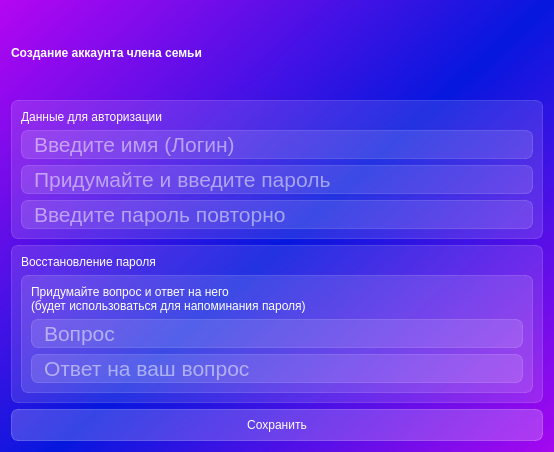
<?xml version="1.0" encoding="UTF-8"?>
<ui version="4.0">
 <class>regDialog</class>
 <widget class="QDialog" name="regDialog">
  <property name="geometry">
   <rect>
    <x>0</x>
    <y>0</y>
    <width>554</width>
    <height>452</height>
   </rect>
  </property>
  <property name="sizePolicy">
   <sizepolicy hsizetype="Fixed" vsizetype="Fixed">
    <horstretch>0</horstretch>
    <verstretch>0</verstretch>
   </sizepolicy>
  </property>
  <property name="windowTitle">
   <string>WalletWise: Family Finance Tracker</string>
  </property>
  <property name="styleSheet">
   <string notr="true">background-color: qlineargradient(spread:reflect, x1:0.549682, y1:0.494, x2:0, y2:0, stop:0 rgba(0, 18, 221, 216), stop:1 rgba(179, 0, 241, 216));
font: 10pt &quot;Bahnschrift SemiLight&quot;;
</string>
  </property>
  <layout class="QVBoxLayout" name="verticalLayout">
   <item>
    <widget class="QLabel" name="label_8">
     <property name="styleSheet">
      <string notr="true">color: rgb(255, 255, 255);
font: 75 24pt &quot;MS Shell Dlg 2&quot;;
background-color: none;
border: none;
font-weight: bold;
</string>
     </property>
     <property name="text">
      <string>Создание аккаунта члена семьи</string>
     </property>
    </widget>
   </item>
   <item>
    <widget class="QFrame" name="passwordFrame">
     <property name="styleSheet">
      <string notr="true">background-color: rgba(255, 255, 255, 30);
border: 1px solid rgba(255, 255, 255, 40);
border-radius: 7px;</string>
     </property>
     <property name="frameShape">
      <enum>QFrame::StyledPanel</enum>
     </property>
     <property name="frameShadow">
      <enum>QFrame::Raised</enum>
     </property>
     <layout class="QVBoxLayout" name="verticalLayout_3">
      <item>
       <widget class="QLabel" name="label">
        <property name="styleSheet">
         <string notr="true">color: rgb(255, 255, 255);
font: 75 20pt &quot;MS Shell Dlg 2&quot;;
background-color: none;
border: none;</string>
        </property>
        <property name="text">
         <string>Данные для авторизации</string>
        </property>
       </widget>
      </item>
      <item>
       <widget class="QLineEdit" name="lineEdit_5">
        <property name="styleSheet">
         <string notr="true">font-size: 16pt;
color:rgb(255, 255, 255);
padding-left: 10px;</string>
        </property>
        <property name="placeholderText">
         <string>Введите имя (Логин)</string>
        </property>
       </widget>
      </item>
      <item>
       <widget class="QLineEdit" name="lineEdit_4">
        <property name="styleSheet">
         <string notr="true">font-size: 16pt;
color:rgb(255, 255, 255);
padding-left: 10px;</string>
        </property>
        <property name="placeholderText">
         <string>Придумайте и введите пароль</string>
        </property>
       </widget>
      </item>
      <item>
       <widget class="QLineEdit" name="lineEdit_3">
        <property name="styleSheet">
         <string notr="true">font-size: 16pt;
color:rgb(255, 255, 255);
padding-left: 10px;</string>
        </property>
        <property name="placeholderText">
         <string>Введите пароль повторно</string>
        </property>
       </widget>
      </item>
     </layout>
    </widget>
   </item>
   <item>
    <widget class="QFrame" name="remembPassFrame">
     <property name="styleSheet">
      <string notr="true">background-color: rgba(255, 255, 255, 30);
border: 1px solid rgba(255, 255, 255, 40);
border-radius: 7px;</string>
     </property>
     <property name="frameShape">
      <enum>QFrame::StyledPanel</enum>
     </property>
     <property name="frameShadow">
      <enum>QFrame::Raised</enum>
     </property>
     <layout class="QVBoxLayout" name="verticalLayout_7">
      <item>
       <widget class="QLabel" name="label_5">
        <property name="styleSheet">
         <string notr="true">color: rgb(255, 255, 255);
font: 75 20pt &quot;MS Shell Dlg 2&quot;;
background-color: none;
border: none;</string>
        </property>
        <property name="text">
         <string>Восстановление пароля</string>
        </property>
       </widget>
      </item>
      <item>
       <widget class="QFrame" name="frame_2">
        <property name="frameShape">
         <enum>QFrame::StyledPanel</enum>
        </property>
        <property name="frameShadow">
         <enum>QFrame::Raised</enum>
        </property>
        <layout class="QVBoxLayout" name="verticalLayout_8">
         <item>
          <widget class="QLabel" name="label_6">
           <property name="styleSheet">
            <string notr="true">color: rgb(255, 255, 255);
font: 75 12pt &quot;MS Shell Dlg 2&quot;;
background-color: none;
border: none;</string>
           </property>
           <property name="text">
            <string>Придумайте вопрос и ответ на него 
(будет использоваться для напоминания пароля)</string>
           </property>
          </widget>
         </item>
         <item>
          <widget class="QLineEdit" name="lineEdit">
           <property name="styleSheet">
            <string notr="true">font-size: 16pt;
color:rgb(255, 255, 255);
padding-left: 10px;</string>
           </property>
           <property name="placeholderText">
            <string>Вопрос</string>
           </property>
          </widget>
         </item>
         <item>
          <widget class="QLineEdit" name="lineEdit_2">
           <property name="styleSheet">
            <string notr="true">font-size: 16pt;
color:rgb(255, 255, 255);
padding-left: 10px;</string>
           </property>
           <property name="placeholderText">
            <string>Ответ на ваш вопрос</string>
           </property>
          </widget>
         </item>
        </layout>
       </widget>
      </item>
     </layout>
    </widget>
   </item>
   <item>
    <widget class="QPushButton" name="pushButton">
     <property name="styleSheet">
      <string notr="true">QPushButton {
font: 11pt &quot;MS Shell Dlg 2&quot;;
color: rgb(255, 255, 255);
background-color: rgba(255, 255, 255, 50);
border: 1px solid rgba(255, 255, 255, 60);
border-radius: 7px;
width: 230px;
height: 30px;
}
QPushButton:hover{
background-color: rgba(255, 255, 255, 60);
}

QPushButton:pressed{
background-color: rgba(255, 255, 255, 80);
}</string>
     </property>
     <property name="text">
      <string>Сохранить</string>
     </property>
    </widget>
   </item>
  </layout>
 </widget>
 <tabstops>
  <tabstop>lineEdit</tabstop>
  <tabstop>pushButton</tabstop>
 </tabstops>
 <resources/>
 <connections/>
</ui>
